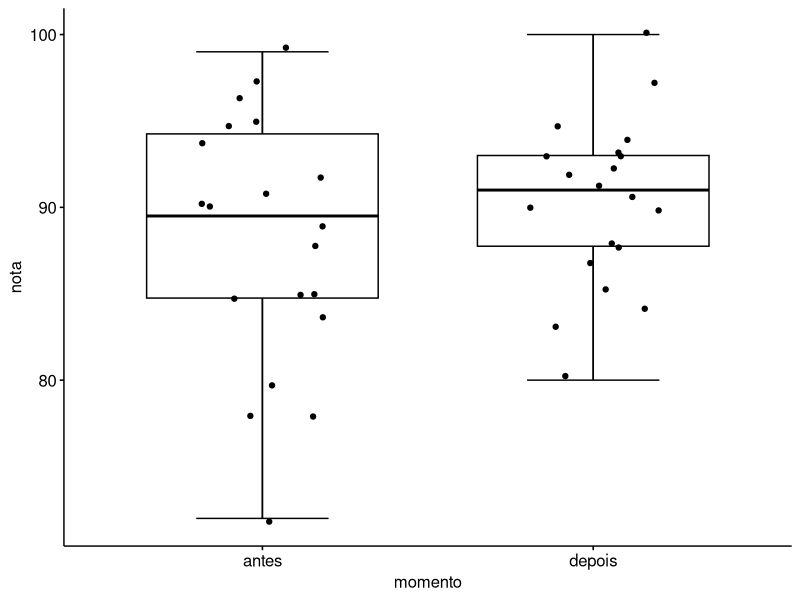
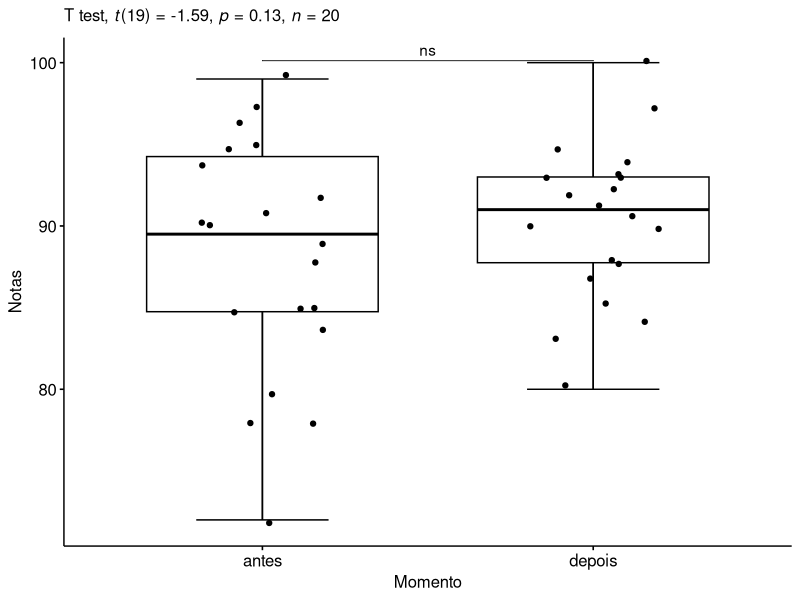
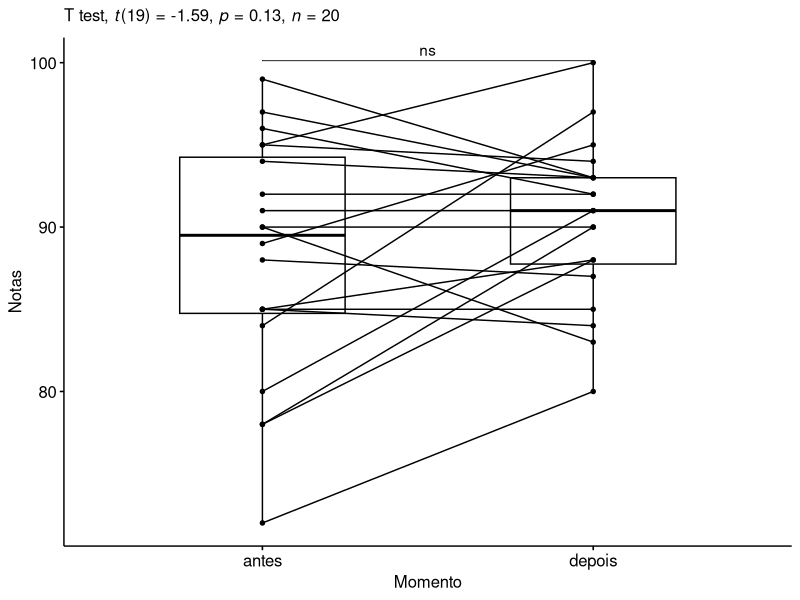

These charts were generated, in order, by the following R code:
# 5 Teste t pareado
library(tidyverse)
library(ggpubr)
library(rstatix)

library(readxl)
notas <- read_excel("notas.xlsx")
View(notas)

# nova base de dados notas_long
notas_long <- notas %>%
  gather(key = "momento", value = "nota", antes, depois)
notas_long

# Crie a coluna diferença na base de dados notas,
# para computar a diferença nas notas antes e depois do curso.
notas <- notas %>% 
  mutate(diferenca = depois - antes)

# Teste as suposições para a realização 
# de um teste t pareado.

# As observações não pareadas

notas_long %>%
  group_by(momento) %>%
  get_summary_stats(nota, type = "mean_sd")

notas_long %>%
  ggboxplot(x = "momento",
            y = "nota",
            bxp.errorbar = TRUE,
            add = "jitter")


# Normal se p > 0.05
# O valor de p = 0.114 (normalidade ok)
notas %>%
  shapiro_test(diferenca)

# Não possui Outliers extremos
notas %>%
  identify_outliers(diferenca)

# Execute o teste t pareado.
# Houve diferença nas notas dos alunos
# antes e depois da aplicação da nova metodologia?


# p = 0.129, Não significativo
teste_pareado <- notas_long %>%
  t_test(nota ~ momento, paired = TRUE) %>%
  add_significance()
teste_pareado

# Efeito
notas_long %>%
  cohens_d(nota ~ momento, var.equal = TRUE)


# Gere o gráfico final do teste t pareado 
# usando o ggpaired e também o ggboxplot.
teste_pareado <- teste_pareado %>%
  add_xy_position(x = "momento")

# ggboxplot.
grafico1 <- notas_long %>%
  ggboxplot(x = "momento",
            y = "nota",
            bxp.errorbar = TRUE,
            add = "jitter")

grafico1 +
  stat_pvalue_manual(teste_pareado,
                     tip.length = 0) +
  labs(
    subtitle = get_test_label(teste_pareado,
                              detailed = TRUE),
    x = "Momento", y = "Notas"
  )

# ggpaired
grafico2 <- notas_long %>%
  ggpaired(x = "momento",
           y = "nota",
           xlab = "Momento",
           ylab = "Notas")

grafico2 +
  stat_pvalue_manual(teste_pareado,
                     tip.length = 0) +
  labs(
    subtitle = get_test_label(teste_pareado,
                              detailed = TRUE))
